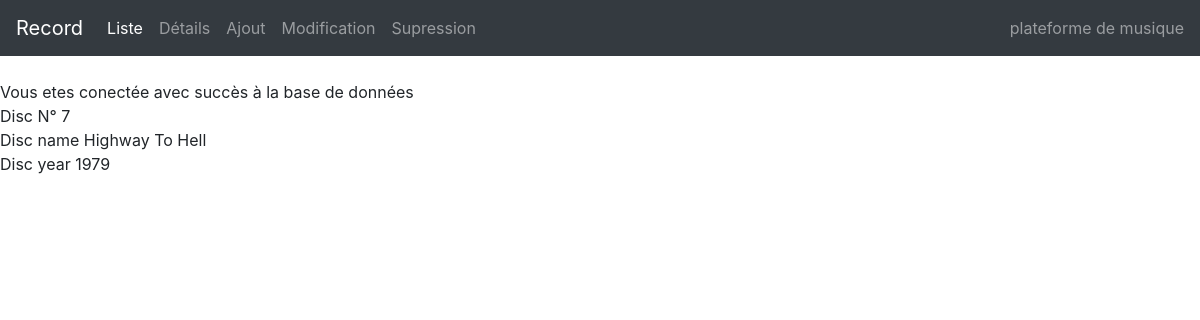
/details.php, run on the app's committed database.
### tables this page shows
CREATE TABLE `disc` (
  `disc_id` int(11) NOT NULL AUTO_INCREMENT,
  `disc_title` varchar(255) DEFAULT NULL,
  `disc_year` int(11) DEFAULT NULL,
  `disc_picture` varchar(255) DEFAULT NULL,
  `disc_label` varchar(255) DEFAULT NULL,
  `disc_genre` varchar(255) DEFAULT NULL,
  `disc_price` decimal(6,2) DEFAULT NULL,
  `artist_id` int(11) DEFAULT NULL,
  PRIMARY KEY (`disc_id`),
  KEY `artist_id` (`artist_id`),
  CONSTRAINT `disc_ibfk_1` FOREIGN KEY (`artist_id`) REFERENCES `artist` (`artist_id`)
);

### details.php (the view)
<?php include 'header.php'; ?>
    <?php
        $db=new PDO('mysql:host=localhost;charset=utf8;dbname=record','admin','dosana');
        $db->setAttribute(PDO::ATTR_ERRMODE, PDO::ERRMODE_EXCEPTION);
        echo "Vous etes conectée avec succès à la base de données";
       $requete = $db->prepare("SELECT * FROM disc where disc_id=7");
       $requete->execute();
       $disc = $requete->fetch(PDO::FETCH_OBJ);
if ($disc){
    ?>
<br>
        Disc N° <?= $disc->disc_id ?> <br>
    Disc name <?= $disc->disc_title ?><br>
    Disc year <?= $disc->disc_year ?>
<?php }
else{
    echo "<br>  ça n'existe pas ";
}?>
  <?php include 'footer.php'; ?>

### data on the page
disc: disc_id "7", disc_title "Highway To Hell", disc_year "1979"
